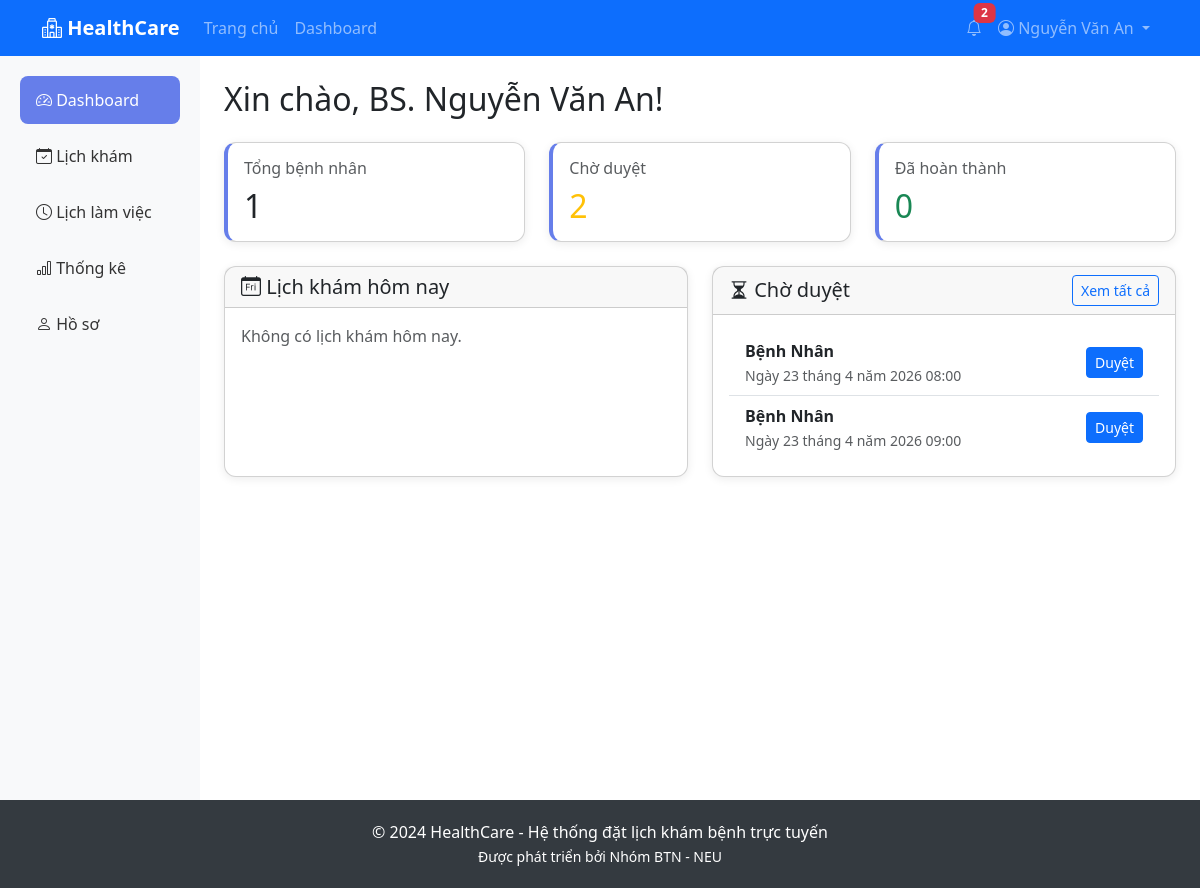
Page /doctor/dashboard/ (signed in) on the committed database.
### accounts/models.py (models this page shows, shortened)
class User(AbstractUser):
    ROLE_CHOICES = [
        ('patient', 'Bệnh nhân'),
        ('doctor', 'Bác sĩ'),
        ('admin', 'Quản trị viên'),
    ]
    role = models.CharField(max_length=10, choices=ROLE_CHOICES, default='patient')
    phone = models.CharField(max_length=15, blank=True)
    address = models.TextField(blank=True)
    is_active = models.BooleanField(default=True)
    def is_patient(self):
        return self.role == 'patient'
    def is_doctor(self):
        return self.role == 'doctor'

### doctors/models.py (models this page shows, shortened)
class Doctor(models.Model):
    STATUS_CHOICES = [
        ('available', 'Đang làm việc'),
        ('busy', 'Bận'),
        ('off', 'Nghỉ phép'),
    ]
    user = models.OneToOneField(User, on_delete=models.CASCADE, related_name='doctor_profile')
    specialization = models.ForeignKey(Specialization, on_delete=models.SET_NULL, null=True, related_name='doctors')
    qualification = models.CharField(max_length=200, blank=True)
    experience_years = models.PositiveIntegerField(default=0)
    consultation_fee = models.DecimalField(max_digits=10, decimal_places=0, default=0)
    status = models.CharField(max_length=20, choices=STATUS_CHOICES, default='available')
    bio = models.TextField(blank=True)
    clinic_name = models.CharField(max_length=200, blank=True, help_text='Tên phòng khám')
    clinic_address = models.TextField(blank=True, help_text='Địa chỉ phòng khám')
    clinic_phone = models.CharField(max_length=15, blank=True, help_text='Số điện thoại phòng khám')
    clinic_map_url = models.URLField(blank=True, help_text='URL Google Maps iframe')
    created_at = models.DateTimeField(auto_now_add=True)
    updated_at = models.DateTimeField(auto_now=True)
    def __str__(self):
        return f"BS. {self.user.get_full_name() or self.user.username}"
    class Meta:
        verbose_name = 'Bác sĩ'
        verbose_name_plural = 'Bác sĩ'

### appointments/models.py (models this page shows, shortened)
class Appointment(models.Model):
    STATUS_CHOICES = [
        ('pending', 'Chờ xác nhận'),
        ('confirmed', 'Đã xác nhận'),
        ('completed', 'Hoàn thành'),
        ('cancelled', 'Đã hủy'),
        ('rejected', 'Từ chối'),
    ]
    patient = models.ForeignKey(Patient, on_delete=models.CASCADE, related_name='appointments')
    doctor = models.ForeignKey(Doctor, on_delete=models.CASCADE, related_name='appointments')
    appointment_date = models.DateField()
    appointment_time = models.TimeField()
    status = models.CharField(max_length=20, choices=STATUS_CHOICES, default='pending')
    symptoms = models.TextField(blank=True, help_text='Mô tả triệu chứng')
    notes = models.TextField(blank=True, help_text='Ghi chú của bác sĩ')
    checked_in = models.BooleanField(default=False, help_text='Đã check-in khi đến khám')
    checked_in_at = models.DateTimeField(null=True, blank=True)
    created_at = models.DateTimeField(auto_now_add=True)
    updated_at = models.DateTimeField(auto_now=True)
    class Meta:
        verbose_name = 'Lịch khám'
        verbose_name_plural = 'Lịch khám'
        ordering = ['-appointment_date', '-appointment_time']
        constraints = [
            models.UniqueConstraint(
                fields=['doctor', 'appointment_date', 'appointment_time'],
                condition=Q(status__in=['pending', 'confirmed']),
                name='uniq_active_appointment_slot',
            )
        ]

### patients/models.py (models this page shows)
class Patient(models.Model):
    GENDER_CHOICES = [
        ('M', 'Nam'),
        ('F', 'Nữ'),
        ('O', 'Khác'),
    ]
    user = models.OneToOneField(User, on_delete=models.CASCADE, related_name='patient_profile')
    date_of_birth = models.DateField(null=True, blank=True)
    gender = models.CharField(max_length=1, choices=GENDER_CHOICES, blank=True)
    insurance_info = models.CharField(max_length=100, blank=True)
    medical_history = models.TextField(blank=True)
    created_at = models.DateTimeField(auto_now_add=True)
    updated_at = models.DateTimeField(auto_now=True)
    def __str__(self):
        return f"{self.user.get_full_name() or self.user.username}"
    class Meta:
        verbose_name = 'Bệnh nhân'
        verbose_name_plural = 'Bệnh nhân'

### doctors/views.py (the view)
    def wrapper(request, *args, **kwargs):
        if not request.user.is_doctor():
            messages.error(request, 'Bạn không có quyền truy cập trang này.')
            return redirect('dashboard')
        return view_func(request, *args, **kwargs)

### doctors/views.py (called while the page is built)
def doctor_required(view_func):
    def wrapper(request, *args, **kwargs):
        if not request.user.is_doctor():
            messages.error(request, 'Bạn không có quyền truy cập trang này.')
            return redirect('dashboard')
        return view_func(request, *args, **kwargs)
    return wrapper

### templates/doctors/dashboard.html (shortened to what this page needs)
{% extends 'base.html' %}
{% block content %}
<div class="container-fluid">
    <div class="row">
        <nav class="col-md-2 sidebar py-3">
            <div class="position-sticky">
                <ul class="nav flex-column">
                    <li class="nav-item">
                        <a class="nav-link active" href="{% url 'doctor_dashboard' %}">
                            <i class="bi bi-speedometer2"></i> Dashboard
                        </a>
                    </li>
                    <li class="nav-item">
                        <a class="nav-link" href="{% url 'doctor_appointments' %}">
                            <i class="bi bi-calendar-check"></i> Lịch khám
                        </a>
                    </li>
                    <li class="nav-item">
                        <a class="nav-link" href="{% url 'doctor_schedule' %}">
                            <i class="bi bi-clock"></i> Lịch làm việc
                        </a>
                    </li>
                    <li class="nav-item">
                        <a class="nav-link" href="{% url 'doctor_statistics' %}">
                            <i class="bi bi-bar-chart"></i> Thống kê
                        </a>
                    </li>
                    <li class="nav-item">
                        <a class="nav-link" href="{% url 'doctor_profile' %}">
                            <i class="bi bi-person"></i> Hồ sơ
                        </a>
                    </li>
                </ul>
            </div>
        </nav>
        <main class="col-md-10 ms-sm-auto px-md-4 py-4">
            <h2 class="mb-4">Xin chào, {{ doctor }}!</h2>
            <div class="row g-4 mb-4">
                <div class="col-md-4">
                    <div class="card stat-card h-100">
                        <div class="card-body">
                            <h6 class="text-muted">Tổng bệnh nhân</h6>
                            <h2 class="mb-0">{{ total_patients }}</h2>
                        </div>
                    </div>
                </div>
                <div class="col-md-4">
                    <div class="card stat-card h-100">
                        <div class="card-body">
                            <h6 class="text-muted">Chờ duyệt</h6>
                            <h2 class="mb-0 text-warning">{{ pending_count }}</h2>
                        </div>
                    </div>
                </div>
                <div class="col-md-4">
                    <div class="card stat-card h-100">
                        <div class="card-body">
                            <h6 class="text-muted">Đã hoàn thành</h6>
                            <h2 class="mb-0 text-success">{{ completed_count }}</h2>
                        </div>
                    </div>
                </div>
            </div>
            <div class="row g-4">
                <div class="col-md-6">
                    <div class="card h-100">
                        <div class="card-header">
                            <h5 class="mb-0"><i class="bi bi-calendar-day"></i> Lịch khám hôm nay</h5>
                        </div>
                        <div class="card-body">
                            {% if today_appointments %}
                                <ul class="list-group list-group-flush">
                                    {% for apt in today_appointments %}
                                        <li class="list-group-item d-flex justify-content-between align-items-center">
                                            <div>
                                                <strong>{{ apt.appointment_time }}</strong> - {{ apt.patient }}
                                            </div>
                                            <span class="badge bg-{% if apt.status == 'pending' %}warning{% elif apt.status == 'confirmed' %}success{% else %}secondary{% endif %}">
                                                {{ apt.get_status_display }}
                                            </span>
                                        </li>
                                    {% endfor %}
                                </ul>
                            {% else %}
                                <p class="text-muted mb-0">Không có lịch khám hôm nay.</p>
                            {% endif %}
                        </div>
                    </div>
                </div>
                <div class="col-md-6">
                    <div class="card h-100">
                        <div class="card-header d-flex justify-content-between align-items-center">
                            <h5 class="mb-0"><i class="bi bi-hourglass-split"></i> Chờ duyệt</h5>
                            <a href="{% url 'doctor_appointments' %}?status=pending" class="btn btn-sm btn-outline-primary">Xem tất cả</a>
                        </div>
                        <div class="card-body">
                            {% if pending_appointments %}
                                <ul class="list-group list-group-flush">
                                    {% for apt in pending_appointments %}
                                        <li class="list-group-item d-flex justify-content-between align-items-center">
                                            <div>
                                                <strong>{{ apt.patient }}</strong><br>
                                                <small class="text-muted">{{ apt.appointment_date }} {{ apt.appointment_time }}</small>
                                            </div>
                                            <a href="{% url 'update_appointment' apt.id %}" class="btn btn-sm btn-primary">Duyệt</a>
                                        </li>
                                    {% endfor %}
                                </ul>
                            {% else %}
                                <p class="text-muted mb-0">Không có lịch chờ duyệt.</p>
                            {% endif %}
                        </div>
                    </div>
                </div>
            </div>
        </main>
    </div>
</div>
{% endblock %}

### templates/base.html (shortened to what this page needs)
<!DOCTYPE html>
<html lang="vi">
<head>
    <link href="https://cdn.jsdelivr.net/npm/bootstrap@5.3.0/dist/css/bootstrap.min.css" rel="stylesheet">
    <link href="https://cdn.jsdelivr.net/npm/bootstrap-icons@1.10.0/font/bootstrap-icons.css" rel="stylesheet">
</head>
<body>
    <nav class="navbar navbar-expand-lg navbar-dark bg-primary">
        <div class="container">
            <a class="navbar-brand" href="{% url 'home' %}">
                <i class="bi bi-hospital"></i> HealthCare
            </a>
            <div class="collapse navbar-collapse" id="navbarNav">
                <ul class="navbar-nav me-auto">
                    <li class="nav-item">
                        <a class="nav-link" href="{% url 'home' %}">Trang chủ</a>
                    </li>
                    {% if user.is_authenticated %}
                        <li class="nav-item">
                            <a class="nav-link" href="{% url 'dashboard' %}">Dashboard</a>
                        </li>
                    {% endif %}
                </ul>
                <ul class="navbar-nav">
                    {% if user.is_authenticated %}
                        <li class="nav-item dropdown">
                            <a class="nav-link position-relative" href="#" id="notificationDropdown" role="button" data-bs-toggle="dropdown">
                                <i class="bi bi-bell"></i>
                                <span class="badge bg-danger notification-badge" id="notificationCount" style="display: none;">0</span>
                            </a>
                        </li>
                        <li class="nav-item dropdown">
                            <a class="nav-link dropdown-toggle" href="#" id="userDropdown" role="button" data-bs-toggle="dropdown">
                                <i class="bi bi-person-circle"></i>
                                <span class="d-none d-md-inline">{{ user.get_full_name|default:user.username }}</span>
                            </a>
                        </li>
                    {% endif %}
                </ul>
            </div>
        </div>
    </nav>
    <main>
        {% block content %}{% endblock %}
    </main>
    <footer>
        <div class="container text-center">
            <p class="mb-0">&copy; 2024 HealthCare - Hệ thống đặt lịch khám bệnh trực tuyến</p>
            <small>Được phát triển bởi Nhóm BTN - NEU</small>
        </div>
    </footer>
</body>
</html>

### templates/base.html (style rules this page uses)
:root { --primary-gradient: linear-gradient(135deg, #667eea 0%, #764ba2 100%); --primary-color: #667eea; }
* { -webkit-tap-highlight-color: transparent; }
body { min-height: 100vh; display: flex; flex-direction: column; font-size: 16px; }
.navbar-brand { font-weight: bold; }
.card { transition: transform 0.2s; border-radius: 12px; box-shadow: 0 2px 10px rgba(0,0,0,0.08); }
.sidebar { min-height: calc(100vh - 56px); background-color: #f8f9fa; }
.sidebar .nav-link { color: #333; padding: 12px 16px; border-radius: 8px; margin: 4px 8px; }
.sidebar .nav-link:hover, .sidebar .nav-link.active { background-color: var(--primary-color); color: white; }
footer { margin-top: auto; background-color: #343a40; color: white; padding: 20px 0; }
.stat-card { border-left: 4px solid var(--primary-color); border-radius: 12px; }
.notification-badge { position: absolute; top: 0; right: 0; transform: translate(25%, -25%); }
.navbar { position: sticky; top: 0; z-index: 1030; }

### rows in the picture
User: get_full_name "Nguyễn Văn An"
Doctor: user.last_name "BS. Nguyễn Văn An"
Appointment: patient "Bệnh Nhân", appointment_date "Ngày 23 tháng 4 năm 2026", appointment_time "08:00"
Appointment: patient "Bệnh Nhân", appointment_date "Ngày 23 tháng 4 năm 2026", appointment_time "09:00"

### other values in the picture
{{ total_patients }} "1"
{{ pending_count }} "2"
{{ completed_count }} "0"
